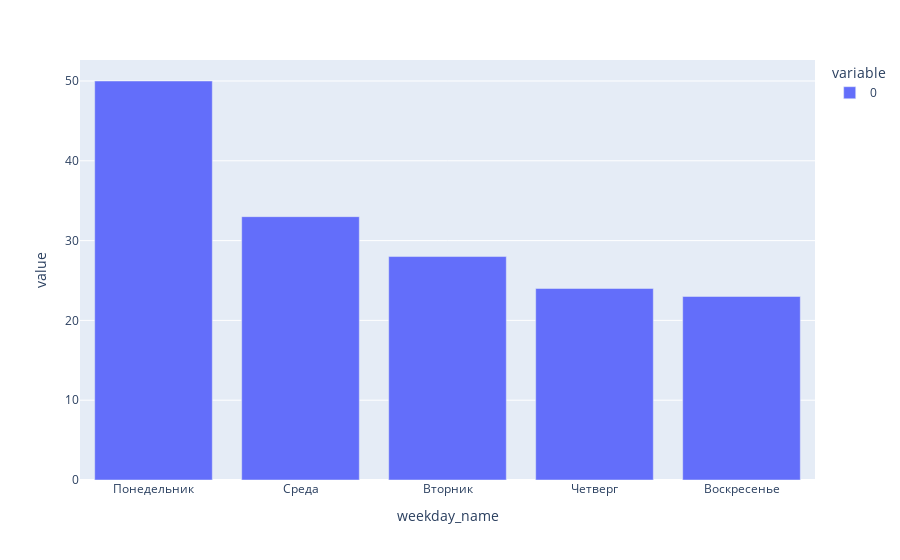

Write notebook code for a chart like this one.
### Code cell
df["weekday_name"] = df["start_time"].dt.day_name(locale="Russian")
df.groupby("weekday_name").size().sort_values(ascending=False).plot(kind="bar")

### Figure 1 — Plotly figure (JSON) as saved in the notebook; plotly's stock layout.template omitted (floating-point values rounded to 4 significant figures)
{"data": [{"alignmentgroup": "True", "hovertemplate": "variable=0<br>weekday_name=%{x}<br>value=%{y}<extra></extra>", "legendgroup": "0", "marker": {"color": "#636efa", "pattern": {"shape": ""}}, "name": "0", "offsetgroup": "0", "orientation": "v", "showlegend": true, "textposition": "auto", "type": "bar", "x": ["Понедельник", "Среда", "Вторник", "Четверг", "Воскресенье"], "xaxis": "x", "y": [50, 33, 28, 24, 23], "yaxis": "y"}], "layout": {"barmode": "relative", "legend": {"title": {"text": "variable"}, "tracegroupgap": 0}, "margin": {"t": 60}, "xaxis": {"anchor": "y", "domain": [0, 1], "title": {"text": "weekday_name"}}, "yaxis": {"anchor": "x", "domain": [0, 1], "title": {"text": "value"}}}}
